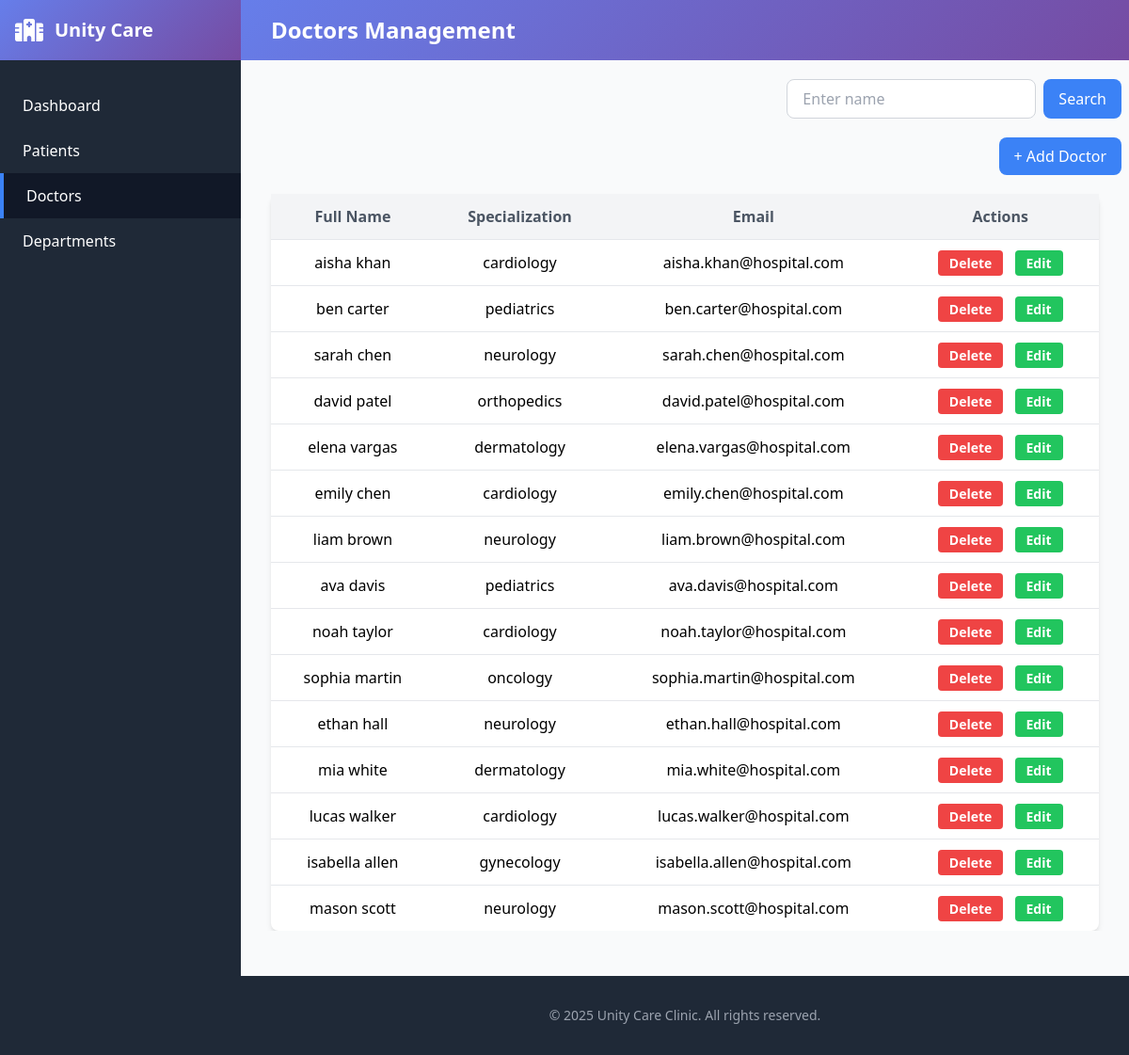
Before: /views/doctors.php with the older database file.
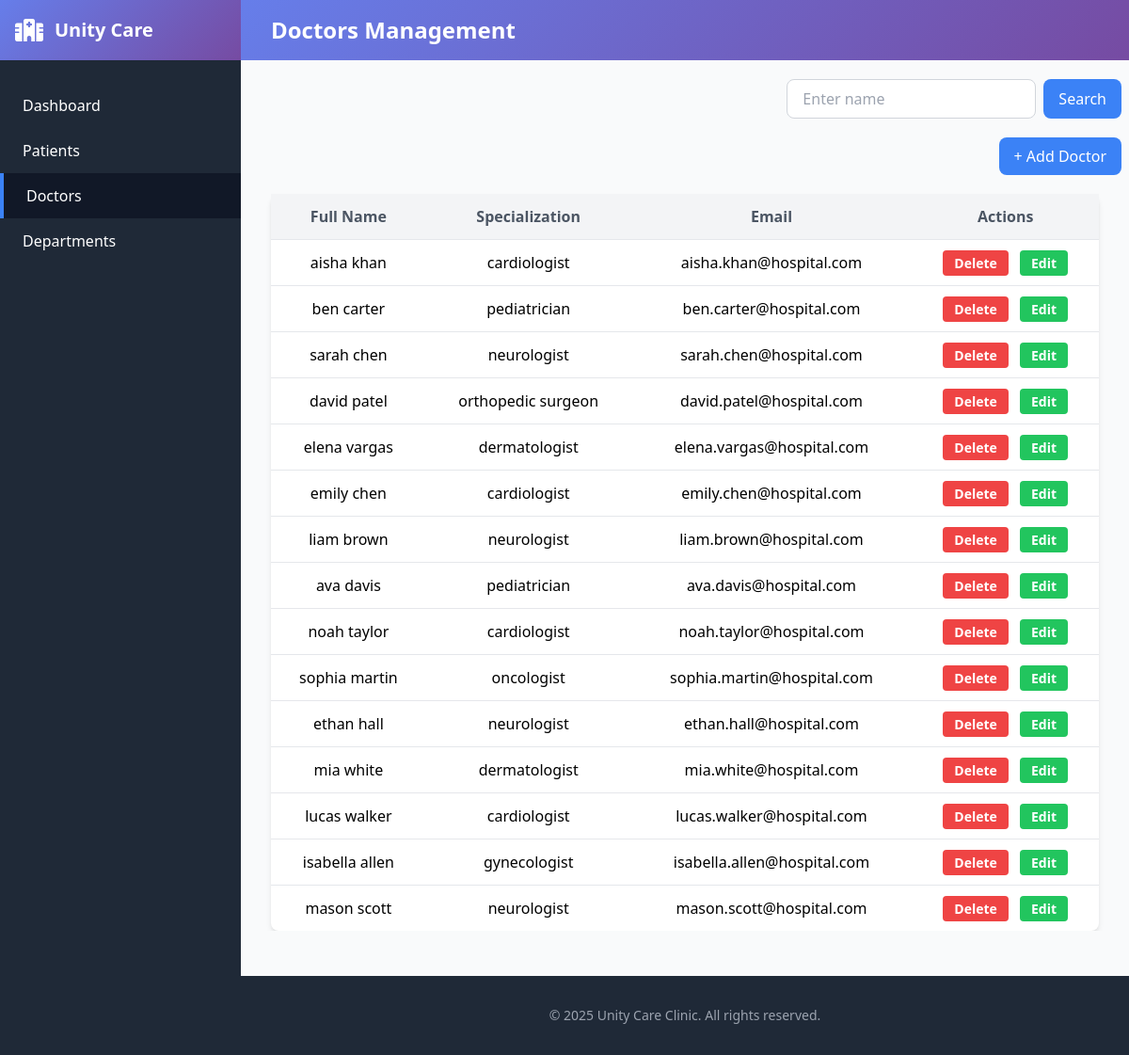
After: the same page with the newer database file.
### tables this page shows
create table doctors (
    doctor_id int(11) auto_increment,
    first_name varchar(50),
    last_name varchar(50),
    specialization varchar(50),
    phone_number varchar(15),
    email varchar(100),
    department_id int(11),
    primary key (doctor_id),
    foreign key (department_id) references departments (department_id) ON DELETE CASCADE ON UPDATE CASCADE
);

### views/doctors.php (the view, shortened to what this page needs)
<?php
include "../config/connection.php";
$search = isset($_GET['search_patient']) ? trim($_GET['search_patient']) : '';
if (!empty($search)) {
    $query = "select * from doctors where first_name like '%$search%' or last_name like '%$search%'";
    $getAllDoctors = mysqli_query($connection, $query);
} else {
    $query = "select * from doctors";
    $getAllDoctors = mysqli_query($connection, $query);
}
?>
<!DOCTYPE html>
<html lang="en">
<head>
    <script src="https://cdn.tailwindcss.com"></script>
    <link rel="stylesheet" href="https://cdnjs.cloudflare.com/ajax/libs/font-awesome/6.4.0/css/all.min.css">
    <link rel="stylesheet" href="../assets/style.css">
</head>
<body class="bg-gray-50 flex h-screen overflow-hidden">
    <aside class="bg-gray-800 text-white w-64 shrink-0 hidden md:block">
        <div class="p-4 gradient-bg">
            <div class="flex items-center">
                <i class="fas fa-hospital text-2xl mr-3"></i>
                <h1 class="text-xl font-bold">Unity Care</h1>
            </div>
        </div>
        <nav class="mt-6">
            <a href="#" class="flex items-center px-6 py-3 hover:bg-gray-700 transition">
                <span>Dashboard</span>
            </a>
            <a href="patients.php" class="flex items-center px-6 py-3 hover:bg-gray-700 transition">
                <span>Patients</span>
            </a>
            <a href="doctors.php" class="flex items-center px-6 py-3 bg-gray-900 border-l-4 border-blue-500">
                <span>Doctors</span>
            </a>
            <a href="departments.php" class="flex items-center px-6 py-3 hover:bg-gray-700 transition">
                <span>Departments</span>
            </a>
        </nav>
    </aside>
    <div class="flex-1 flex flex-col h-screen overflow-hidden">
        <nav class="gradient-bg shadow-lg shrink-0">
            <div class="max-w-7xl mx-auto px-4 sm:px-6 lg:px-8">
                <div class="flex justify-between items-center h-16">
                    <div class="flex items-center">
                        <span class="text-white text-2xl font-bold hidden md:block">Doctors Management</span>
                    </div>
                </div>
            </div>
        </nav>
        <main class="flex-1 overflow-x-hidden overflow-y-auto bg-gray-50">
            <form method="GET" action="doctors.php" class="mt-5 mr-2 flex justify-end">
                <input type="text" name="search_patient" placeholder="Enter name" value="<?= htmlspecialchars($_GET['search_patient'] ?? '') ?>" class="border border-gray-300 rounded-lg px-4 py-2">
                <button type="submit" class="ml-2 bg-blue-500 text-white px-4 py-2 rounded-lg">Search</button>
            </form>
            <div class="flex justify-end">
                <button id="showAddPatientForm" class="bg-blue-500 hover:bg-blue-600 text-white px-4 py-2 rounded-lg transition mt-5 mr-2">
                    + Add Doctor
                </button>
            </div>
            <div class="overflow-x-auto flex justify-center mt-5 px-6">
                <table class="display w-full md:mx-2 bg-white shadow-md rounded-lg">
                    <thead class="bg-gray-100">
                        <tr>
                            <th class="py-3 px-4 text-center font-semibold text-gray-600 border-b">Full Name</th>
                            <th class="py-3 px-4 text-center font-semibold text-gray-600 border-b">Specialization</th>
                            <th class="py-3 px-4 text-center font-semibold text-gray-600 border-b">Email</th>
                            <th class="py-3 px-4 text-center font-semibold text-gray-600 border-b">Actions</th>
                        </tr>
                    </thead>
                    <tbody class="divide-y divide-gray-200">
                        <?php
                        if ($getAllDoctors && mysqli_num_rows($getAllDoctors) > 0):
                            while ($doctor = mysqli_fetch_assoc($getAllDoctors)):
                        ?>
                                <tr class="hover:bg-gray-50 transition-colors">
                                    <td class="py-3 px-4 text-center"><?= $doctor['first_name']; ?> <?= $doctor['last_name']; ?></td>
                                    <td class="py-3 px-4 text-center"><?= $doctor['specialization']; ?></td>
                                    <td class="py-3 px-4 text-center"><?= $doctor['email']; ?></td>
                                    <td class="py-3 px-4 text-center space-x-2">
                                        <a class="bg-red-500 hover:bg-red-600 text-white px-3 py-1 rounded text-sm font-semibold transition" href="doctors.php?action=delete&id=<?= $doctor['doctor_id']; ?>">Delete</a>
                                        <a class="bg-green-500 hover:bg-green-600 text-white px-3 py-1 rounded text-sm font-semibold transition" href="doctors.php?action=edit&id=<?= $doctor['doctor_id']; ?>">Edit</a>
                                    </td>
                                </tr>
                            <?php endwhile;
                        else: ?>
                            <tr>
                                <td colspan="4" class="text-center py-4 text-gray-500">No doctor found.</td>
                            </tr>
                        <?php endif; ?>
                    </tbody>
                </table>
            </div>
            <footer class="bg-gray-800 text-white py-8 mt-12">
                <div class="max-w-7xl mx-auto px-4 sm:px-6 lg:px-8 text-center text-gray-400 text-sm">
                    <p>&copy; 2025 Unity Care Clinic. All rights reserved.</p>
                </div>
            </footer>
        </main>
    </div>
</body>
</html>

### assets/style.css (style rules this page uses)
.gradient-bg { background: linear-gradient(135deg, #667eea 0%, #764ba2 100%); }

Changed rows visible on the page:
changed doctors "aisha": specialization "cardiology" → "cardiologist"
changed doctors "ben": specialization "pediatrics" → "pediatrician"
changed doctors "sarah": specialization "neurology" → "neurologist"
changed doctors "david": specialization "orthopedics" → "orthopedic surgeon"
changed doctors "elena": specialization "dermatology" → "dermatologist"
changed doctors "emily": specialization "cardiology" → "cardiologist"
changed doctors "liam": specialization "neurology" → "neurologist"
changed doctors "ava": specialization "pediatrics" → "pediatrician"
changed doctors "noah": specialization "cardiology" → "cardiologist"
changed doctors "sophia": specialization "oncology" → "oncologist"
changed doctors "ethan": specialization "neurology" → "neurologist"
changed doctors "mia": specialization "dermatology" → "dermatologist"
changed doctors "lucas": specialization "cardiology" → "cardiologist"
changed doctors "isabella": specialization "gynecology" → "gynecologist"
changed doctors "mason": specialization "neurology" → "neurologist"
